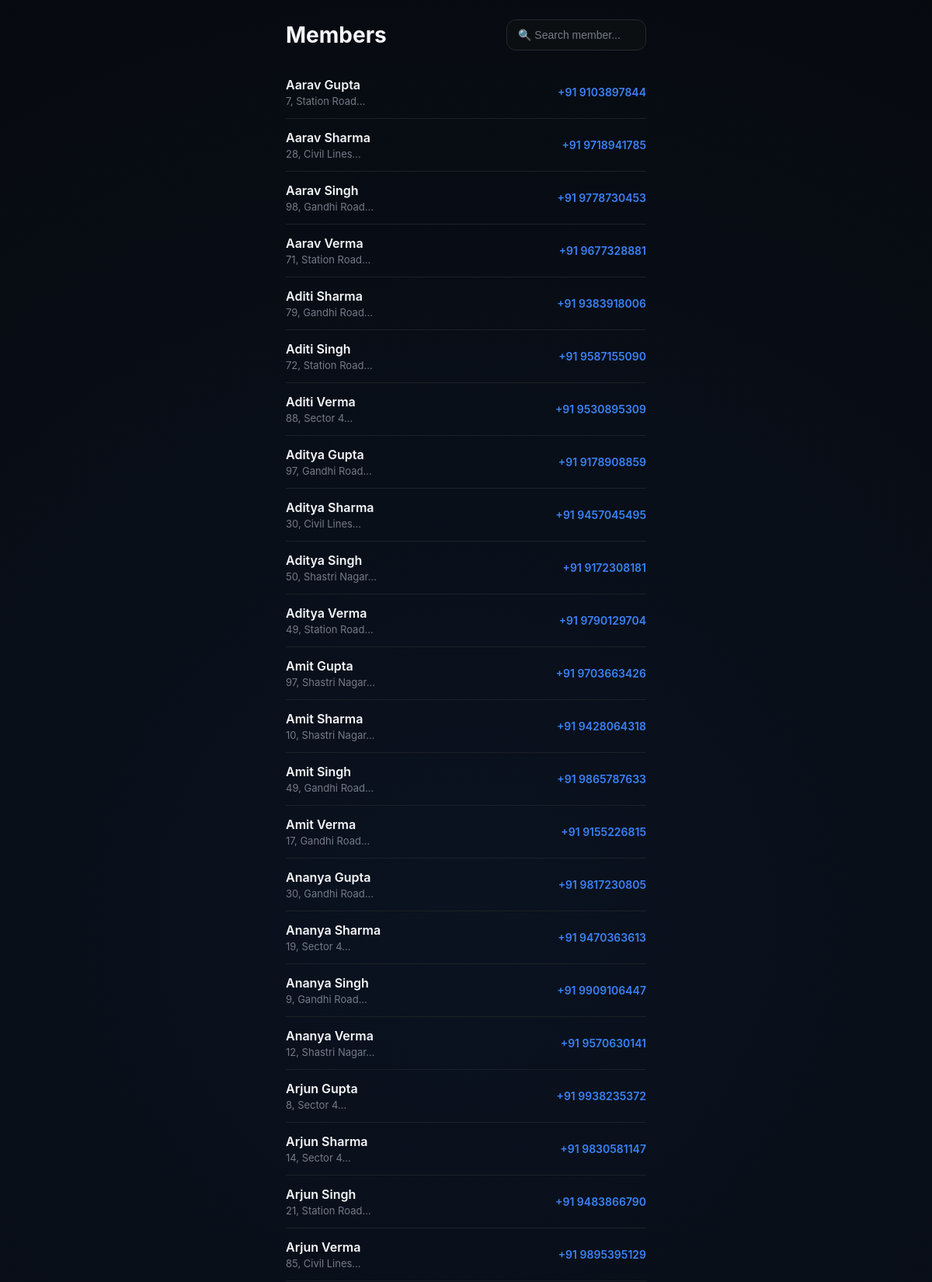
The page /members (signed in, upper part) on the database its author committed.
### models.py (models this page shows, shortened)
class Member(db.Model):
    __tablename__ = "member"
    id = db.Column(db.Integer, primary_key=True)
    owner_id = db.Column(
        db.Integer,
        db.ForeignKey("gym_owner.id"),
        nullable=False,
        index=True
    )
    name = db.Column(db.String(100), nullable=False)
    address = db.Column(db.String(150), nullable=False)
    phone = db.Column(db.String(15), nullable=False)
    join_date = db.Column(db.Date, nullable=False)
    notes = db.Column(db.Text)
    membership_active = db.Column(db.Boolean, default=True, nullable=False)
    send_membership_reminder = db.Column(db.Boolean, default=True)
    current_plan_id = db.Column(
        db.Integer,
        db.ForeignKey("membership_plan.id")
    )
    current_plan = db.relationship("MembershipPlan", foreign_keys=[current_plan_id])
    membership_start = db.Column(db.Date)
    membership_expiry = db.Column(db.Date)
    memberships = db.relationship(
        "Membership",
        backref="member",
        lazy=True,
        cascade="all, delete-orphan"
    )
    attendance = db.relationship(
        "Attendance",
        backref="member",
        lazy=True,
        cascade="all, delete-orphan"
    )
    __table_args__ = (
        db.UniqueConstraint(
            "owner_id",
            "name",
            name="uq_owner_member_name"
        ),
    )

### routes/members.py (the view)
@members_bp.route("/members")
@login_required
def members():
    members = Member.query.filter_by(owner_id=current_user.id).order_by(
        Member.membership_active.desc(),
        Member.name
    ).all()
    return render_template("members.html", members=members, active_page="members")

### templates/members.html (shortened to what this page needs)
{% extends "components/base.html" %}
{% block head%}
<link rel="stylesheet" href="{{ url_for('static', filename='css/members.css') }}">
{% endblock %}
{% block body %}
    <div class="header">
      <h1>Members</h1>
      <input id="search" type="text" placeholder="🔍 Search member...">
    </div>
    {% for member in members %}
    <a href="{{ url_for('members.member_details', member_id=member.id) }}" class="member {% if not member.membership_active %}inactive{% endif %}">
      <div class="member-info">
        <div class="name">{{member.name}}</div>
        <div class="address">
          {{member.address[:25]}}...
        </div>
      </div>
      <div class="phone">
        +91 {{member.phone}}
      </div>
    </a>
    {% endfor %}
   {% endblock %}

### static/css/base.css (style rules this page uses)
* { margin: 0; padding: 0; box-sizing: border-box; -webkit-tap-highlight-color: transparent; }
:root { --bg: #050608; --white: #f5f7fa; --muted: #737b87; --blue: #3b82f6; --green: #22c55e; --border: #20242b; --card: #0c0f12; --card2: #050505; --card3: #000000; --activity: #11151a; --navbg: rgba(5, 6, 8, 0.94); --iconbg: #15191e; --line: #1c2127; --cardborder: #242931; }
html { background: var(--bg); }
body { background: radial-gradient(circle at 50% 18%, rgba(59, 130, 246, 0.1), transparent 35%), var(--bg); color: var(--white); transition: background 0.35s, color 0.35s; font-family: -apple-system, BlinkMacSystemFont, "Segoe UI", Roboto, Arial, sans-serif; min-height: 100vh; overflow-x: hidden; }

### static/css/members.css (style rules this page uses)
.header { display: flex; align-items: center; gap: 12px; margin-bottom: 20px; }
.header h1 { font-size: 28px; font-weight: 700; }
#search { margin-left: auto; width: 180px; height: 40px; border: none; outline: none; border-radius: 12px; padding: 0 14px; background: var(--card); color: var(--white); border: 1px solid var(--cardborder); font-size: 14px; }
#search::placeholder { color: var(--muted); }
.member { display: flex; align-items: center; justify-content: space-between; text-decoration: none; color: inherit; padding: 14px 0; border-bottom: 1px solid var(--line); transition: .15s; }
.member-info { flex: 1; min-width: 0; }
.name { font-size: 16px; font-weight: 600; color: var(--white); }
.address { margin-top: 3px; color: var(--muted); font-size: 13px; overflow: hidden; text-overflow: ellipsis; white-space: nowrap; }
.phone { margin-left: 18px; font-size: 14px; font-weight: 600; color: var(--blue); white-space: nowrap; }

### rows shown on the page
Member: name "Aarav Gupta", address "7, Station Road", phone "9103897844"
Member: name "Aarav Sharma", address "28, Civil Lines", phone "9718941785"
Member: name "Aarav Singh", address "98, Gandhi Road", phone "9778730453"
Member: name "Aarav Verma", address "71, Station Road", phone "9677328881"
Member: name "Aditi Sharma", address "79, Gandhi Road", phone "9383918006"
Member: name "Aditi Singh", address "72, Station Road", phone "9587155090"
Member: name "Aditi Verma", address "88, Sector 4", phone "9530895309"
Member: name "Aditya Gupta", address "97, Gandhi Road", phone "9178908859"
Member: name "Aditya Sharma", address "30, Civil Lines", phone "9457045495"
Member: name "Aditya Singh", address "50, Shastri Nagar", phone "9172308181"
Member: name "Aditya Verma", address "49, Station Road", phone "9790129704"
Member: name "Amit Gupta", address "97, Shastri Nagar", phone "9703663426"
Member: name "Amit Sharma", address "10, Shastri Nagar", phone "9428064318"
Member: name "Amit Singh", address "49, Gandhi Road", phone "9865787633"
Member: name "Amit Verma", address "17, Gandhi Road", phone "9155226815"
Member: name "Ananya Gupta", address "30, Gandhi Road", phone "9817230805"
Member: name "Ananya Sharma", address "19, Sector 4", phone "9470363613"
Member: name "Ananya Singh", address "9, Gandhi Road", phone "9909106447"
Member: name "Ananya Verma", address "12, Shastri Nagar", phone "9570630141"
Member: name "Arjun Gupta", address "8, Sector 4", phone "9938235372"
Member: name "Arjun Sharma", address "14, Sector 4", phone "9830581147"
Member: name "Arjun Singh", address "21, Station Road", phone "9483866790"
Member: name "Arjun Verma", address "85, Civil Lines", phone "9895395129"
